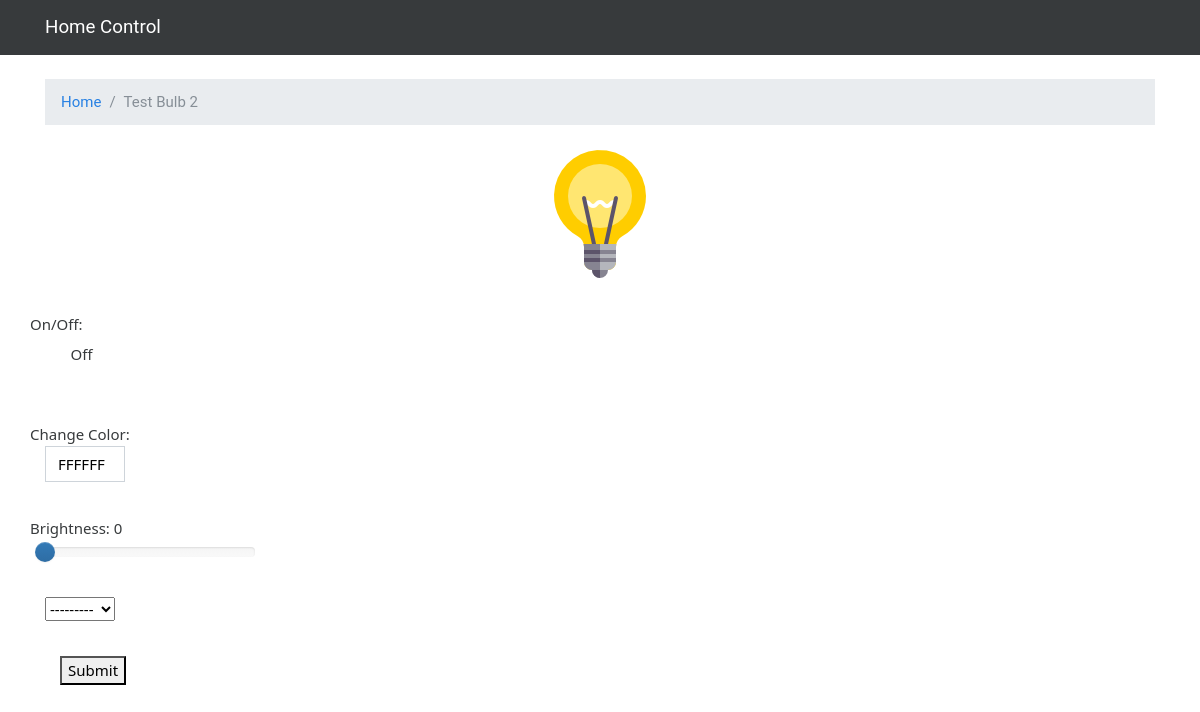
Screenshot of /edit_bulb/2/ with the database file from the repository.
### lights/models.py (models this page shows, shortened)
class Bulb(models.Model):
    name = models.CharField(max_length = 100)
    bulb_type = models.CharField(max_length = 100, blank=True, null=True, default='')
    zone = models.ForeignKey(Zone, related_name = 'b_zone_id', blank=True, null=True)
    onOff = models.BooleanField(default = False)
    rgbColor = models.CharField(max_length=8, default = 'ffcc00', blank=True, null=True)
    brightness = models.IntegerField(default = 0, blank=True, null=True)
    consumption = models.IntegerField(default = 0, blank=True, null=True)
    ipAddr = models.CharField(max_length=16, blank=True, null=True)

### lights/views.py (the view)
# urls.py: url(r'^edit_bulb/(?P<pk>\d+)/$', views.edit_bulb, name='edit_bulb'),
def edit_bulb(request, pk):
    if request.method == 'POST':
    	print("-------------------POST ENTERED---------------------")
    	form = CustomBulb(request.POST)
    	print(form['brightness'])
    	print(form['rgbColor'])
    	print(form['onOff'])
    	print(form['zone'].value)
    	if form.is_valid():
    		print("------------------------VALID-----------------")
    		bulb = Bulb.objects.get(pk=pk)
    		bulbForm = form.save(commit=False)
    		bulb.onOff = bulbForm.onOff
    		bulb.rgbColor = bulbForm.rgbColor
    		bulb.brightness = bulbForm.brightness
    		bulb.zone = bulbForm.zone
    		bulb.save()
    		return redirect('home')
    	else:
    		print (form['onOff'])
    		return redirect('home')
    else:
        form = CustomBulb()
        bulb = get_object_or_404(Bulb, pk=pk)
        print(bulb.zone)
        zones = Zone.objects.all()
        return render(request, 'edit_bulb.html', {'bulb': bulb, 'form': form, 'zones': zones })

### lights/forms.py
class CustomBulb(forms.ModelForm):
	class Meta:
		model = Bulb
		fields = ['onOff',
		'rgbColor',
		'brightness',
        'zone']

### lights/models.py (called while the page is built)
    def __str__(self):
        return self.name

### templates/edit_bulb.html (shortened to what this page needs)
{% extends 'base.html' %}
{% load staticfiles %}
{% block breadcrumb %}
        <li class="breadcrumb-item"><a href="{% url 'home' %}">Home</a></li>
        <li class="breadcrumb-item active">{{ bulb.name }}</li>
{% endblock %}
{% block content %}
<div class="row">
	<div class="col">
	</div>
	<div class="col">
	</div>
	<div class="col">
	</div>
</div>
<img src="{% static 'images/bulb.png' %}" class="rounded mx-auto d-block">
<div class="row" style="height: 35px;">
</div>
<form method="post" novalidate>
	<div class="row text-left">
    		On/Off:
    </div>
    <div class="row">
    	<div class="col-1">
			<div class="form-group">
			</div>
    	</div>
    </div>
	<div class="row" style="height: 35px;">
	</div>
	<div class="row text-left">
		Change Color:
	</div>
	<div class="row">
		<div class="col-1"><input class="jscolor {onFineChange:'update(this)'} form-control" value="{{ bulb.rgbColor }}" name="{{ form.rgbColor.name }}" id="{{ form.rgbColor.id_for_label }}" style="min-width: 80px;"></input>
		</div>
		<div class="col"></div>
	</div>
	<div class="row" style="height: 35px;">
	</div>
	<div class="row text-left">
		<span id="ex6CurrentSliderValLabel">Brightness:
			<span id="ex6SliderVal">{{ bulb.brightness }}
			</span>
		</span>
	</div>
	<div class="row">
		<div class="col-1">
		</div>
	</div>
	<div class="row" style="height: 35px;">
	</div>
	<div class="row">
		<dic class="col-6">
			{{ form.zone }}
		</div>
		<div class="col-6">
	<div class="row" style="height: 35px;">
	</div>
  <button type="submit">Submit</button>
</form>
{% endblock %}

### static/css/app.css (style rules this page uses)
.breadcrumb-item { font-family: 'Roboto', sans-serif; }

### rows the page displays
Bulb: name "Test Bulb 2", rgbColor "FFFFFF", brightness "0"
